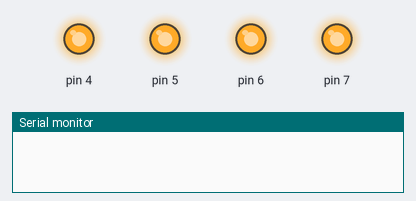
Recording of a program running on a simulated Arduino Uno, built with avr-gcc and run on an emulated ATmega328P. Shown: output pins drawn as LEDs (lit = HIGH), the last lines printed to the serial monitor.

Above: at 0.5 s.
At 1.5 s:
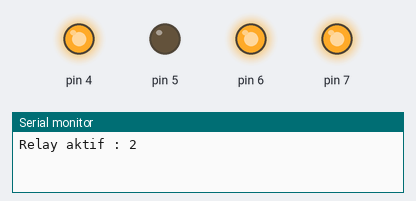
At 2.5 s:
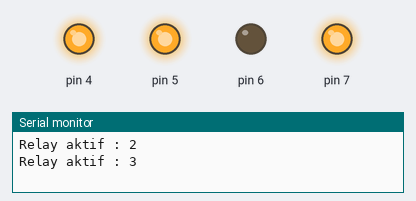
At 3.5 s:
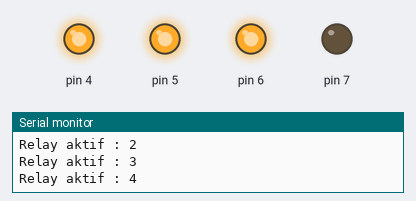
At 4.5 s:
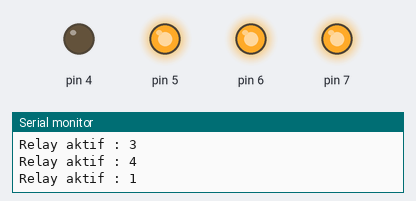
Timing chart, 0 to 5.2 s (numbered marks = the images above):
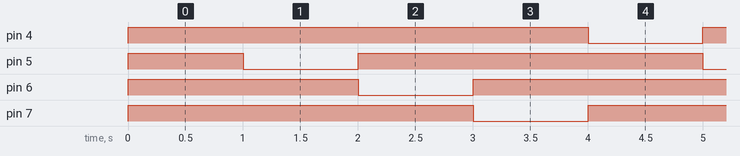

Measured:
- by itself, pin 4–7: alternates HIGH for 3.0 s and LOW for 1.0 s
- by itself, everything shown: repeats every 4.0 s, in 4 steps

The program:

main.cpp
```cpp
#include <Arduino.h>
#include "test_sen_0189.cpp"
#include "test_sen_0257.cpp"
#include "test_relay.cpp"

// TestProgram_0189 p1;
TestProgram_0257 p2;
TestRelay p3;

void setup() {
	// p1.setup();
	// p2.setup();
	p3.setup();
}

void loop () {
	// p1.loop();
	// p2.loop();
	p3.loop();
}
```

test_relay.cpp
```cpp
#include <Arduino.h>
#include <StandardCplusplus.h>
#include <vector>

#define on LOW
#define off HIGH

class TestRelay {
public:
	void setup() {
		Serial.begin(115200);
		for (auto i : relays) {
			pinMode(i, OUTPUT);
		}
		for (auto i : relays) {
			digitalWrite(i, off);
		}
	}

	void loop() {
		if ((unsigned long) (millis() - lastmillis) >= 1000) {
			lastmillis = millis();
			digitalWrite(relays[currentRelay], off);
			currentRelay = (currentRelay + 1) % relays.size();
			digitalWrite(relays[currentRelay], on);

			Serial.print("Relay aktif : ");
			Serial.println(currentRelay + 1);
		}
	}

private:
	const uint8_t relay_1 = 4;
	const uint8_t relay_2 = 5;
	const uint8_t relay_3 = 6;
	const uint8_t relay_4 = 7;
	const std::vector<uint8_t> relays = {
		relay_1, relay_2, relay_3, relay_4
	};
	int currentRelay = 0;

	unsigned long lastmillis = 0;
	unsigned long lasttime1 = 0, lasttime2 = 0, lasttime3 = 0, lasttime4 = 0;
};
```

test_sen_0189.cpp
```cpp
#include <Arduino.h>
#include <Wire.h>
#include <SPI.h>
#include <Adafruit_ADS1X15.h>

// defined the sensor pins
#define pinSensor_1 	0

class TestProgram_0189 {
public:
	void setup() {
		Serial.begin(115200);
		// pinMode(pinSensor_1, INPUT);
		if (!ads.begin()) {
			Serial.println("Failed to initialize ADS.\n");
			while(1);
		}
	}

	void loop() {
		if ((unsigned long) (millis() - LastMillis) >= 1000) {
			LastMillis = millis();

			int16_t adc_ads = ads.readADC_SingleEnded(pinSensor_1);
			float volt = ads.computeVolts(adc_ads);

			Serial.print("ADC ADS : "); Serial.println(adc_ads);
			Serial.print("ADC Volt : "); Serial.println(volt);
		}
	}

private:
	Adafruit_ADS1115 ads; // use this for the 16-bit version
	unsigned long LastMillis = 0;
};
```

test_sen_0257.cpp
```cpp
#include <Arduino.h>

#define pinsensor A0

class TestProgram_0257 {
public:
	void setup() {
		Serial.begin(115200);
	}

	void loop() {
		if ((unsigned long) (millis() - LastMillis) >= 1000) {
			LastMillis = millis();

			V = analogRead(pinsensor);
			P = (V - OffSet) * 400;
			Serial.print(F("Voltage: ")); Serial.print(V);
			Serial.println(F(" V"));

			Serial.print(F("Pressure: ")); Serial.print(P, 1);
			Serial.println(F(" KPa"));
			Serial.println();
		}
	}

private:
	unsigned long LastMillis = 0;
	const float OffSet = 0.483;
	float V, P;
};
```
